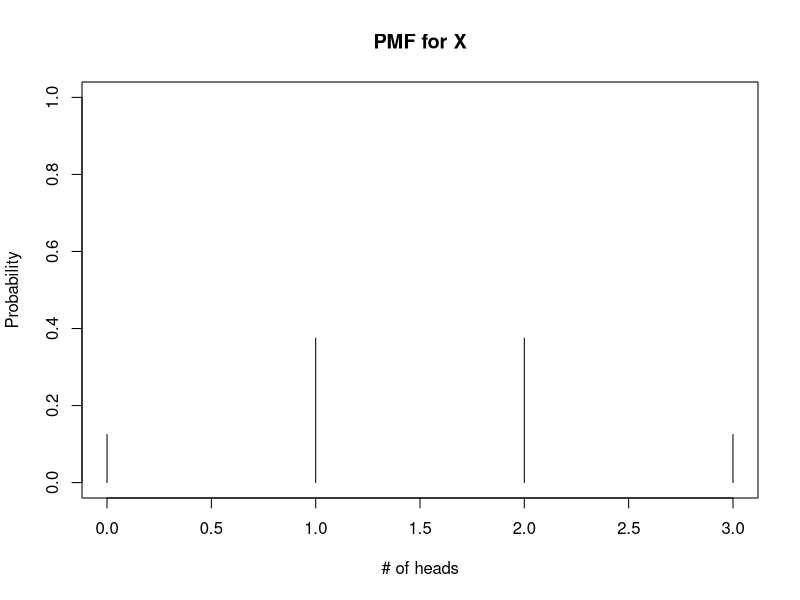
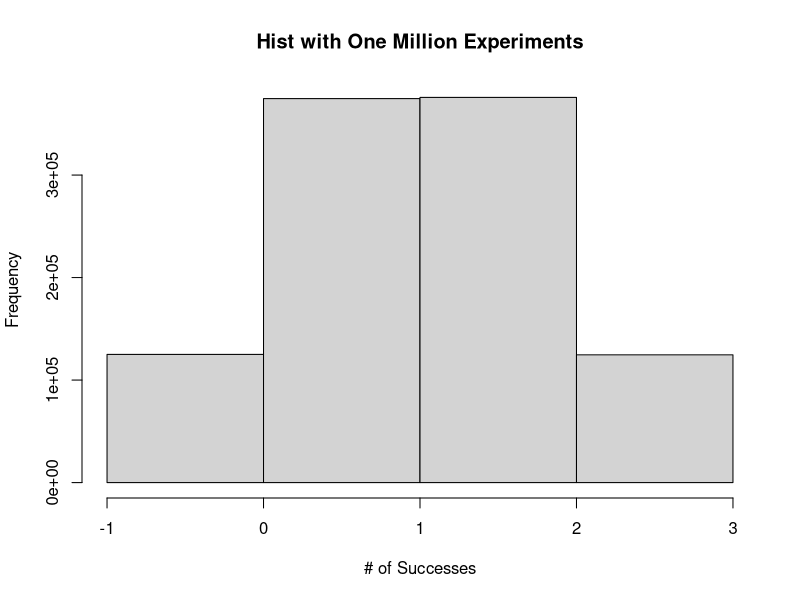
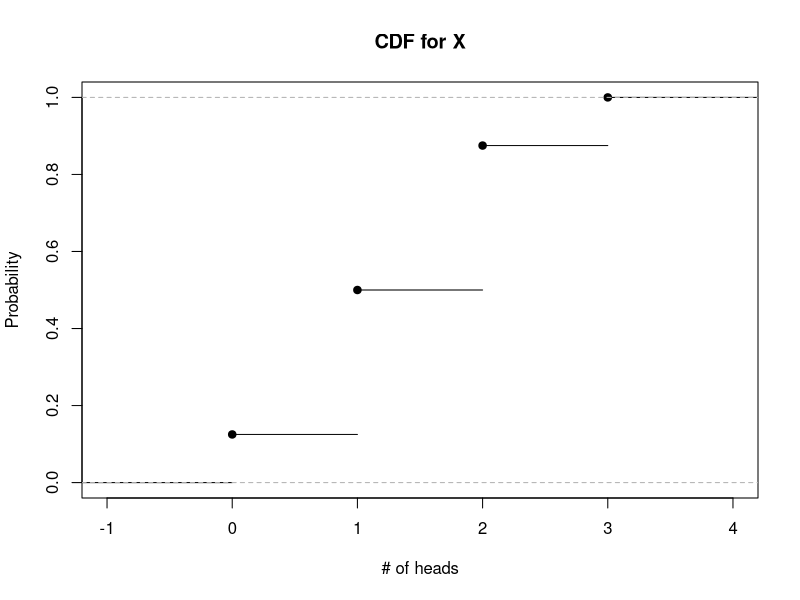
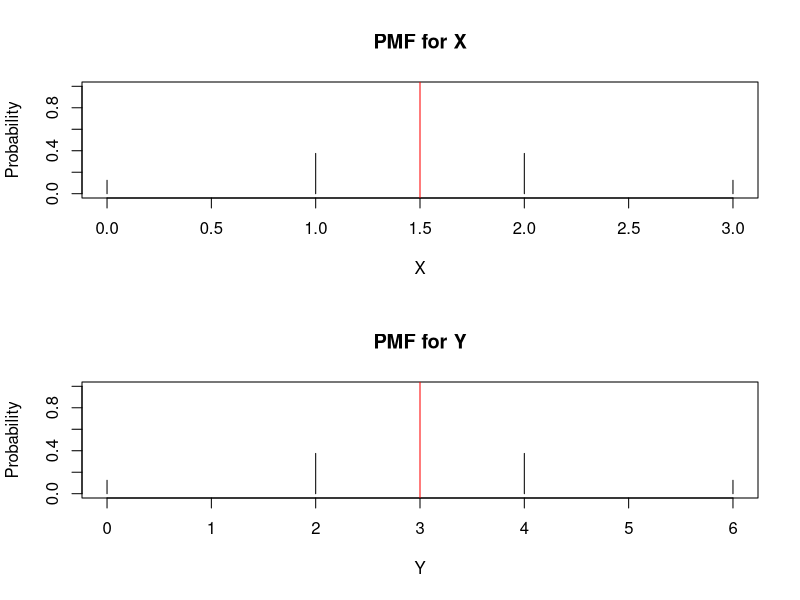
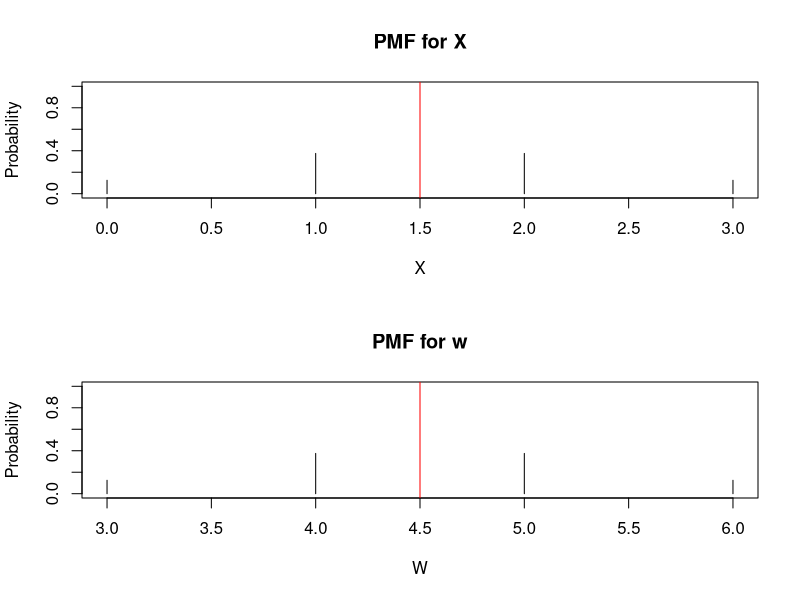
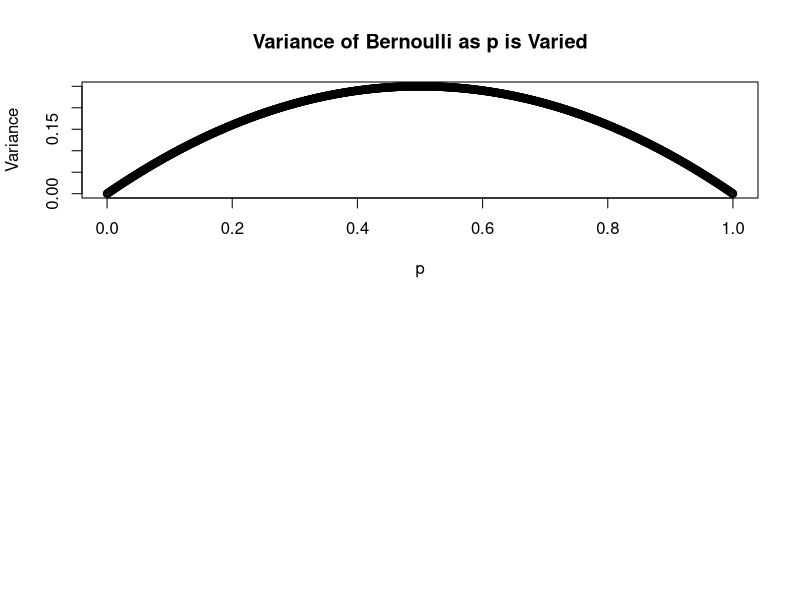
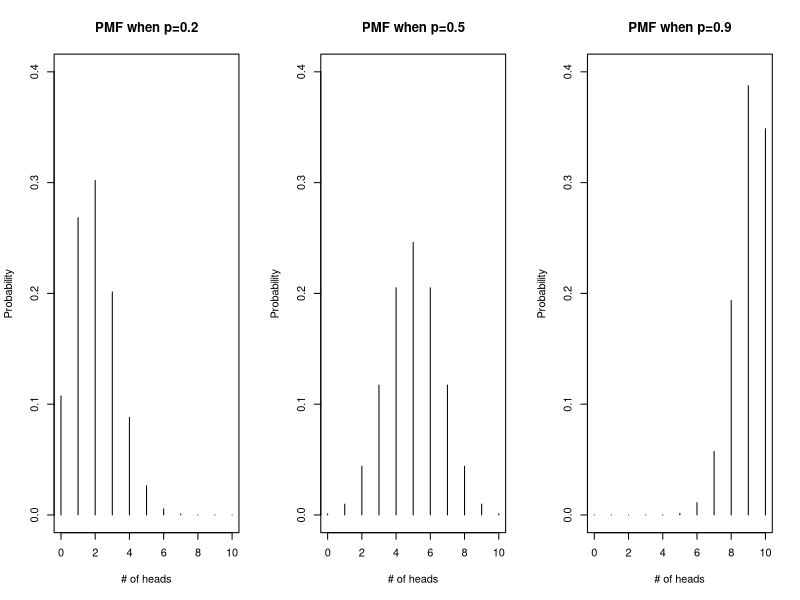
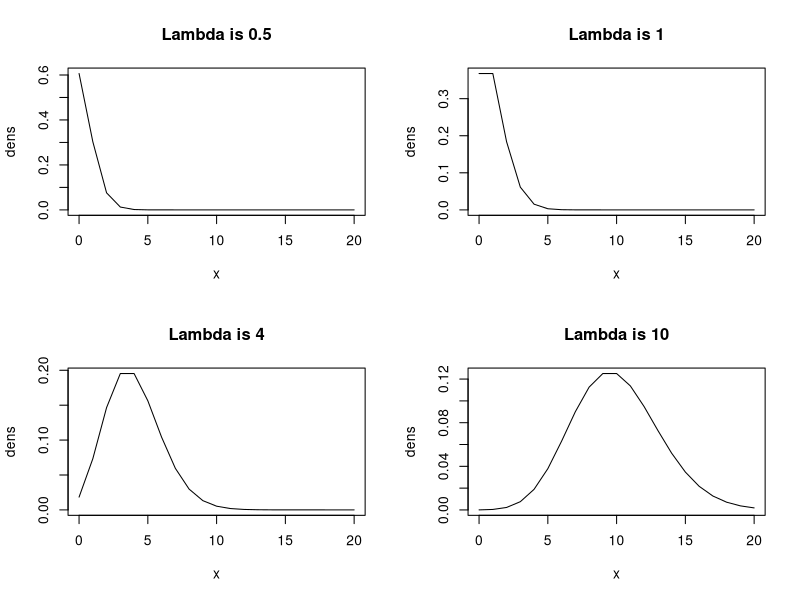

Source code (R) for these figures, in order:
## ---- chunk 1
rm(list = ls())
## ---- chunk 2
# Define your table data
my_data <- data.frame(
  x = c(0, 1, 2, 3),
  PMF = c(1/8, 3/8, 3/8, 1/8)
)

# Create the table using kable
knitr::kable(my_data, caption = "PMF for X")
## ---- chunk 3
##support
x<-0:3
## PMF for each value in the support. 
PMFs<-c(1/8, 3/8, 3/8, 1/8)
## create plot of PMF vs each value in support
plot(x, PMFs, type="h", main = "PMF for X", xlab="# of heads", ylab="Probability", ylim=c(0,1))
## ---- chunk 4
##It turns out that our experiment can be modeled as a binomial distribution. 
##More details about binomial distribution later in this module. 

##set up X as a binomial
n<-3 ##number of flips
p<-0.5 ##prob of head in a flip
x<-0:3 ##support for X

##so you can replicate my simulation
set.seed(1)
reps<-1000000 ##how many times to run the experiment
hist(rbinom(reps,n,p), breaks=-1:3, main="Hist with One Million Experiments", xlab="# of Successes")
## ---- chunk 5
# Define your table data
my_data <- data.frame(
  x = c(0, 1, 2, 3),
  CDF = c(1/8, 4/8, 7/8, 1)
)

# Create the table using kable
knitr::kable(my_data, caption = "CDF for X")
## ---- chunk 6
y<-c(0,1,1,1,2,2,2,3)
## create plot of CDF vs each value in support
plot(ecdf(y), main = "CDF for X", xlab="# of heads", ylab="Probability")
## ---- chunk 7
##support of X
x<-0:3
## PMF for each value in the support. 
PMFs<-c(1/8, 3/8, 3/8, 1/8)
EX<-1.5

##support of Y
y<-2*x
## PMF for each value in the support. 
PMFs<-c(1/8, 3/8, 3/8, 1/8)
EY<-2*EX

par(mfrow=c(2,1))

## create plot of PMF vs each value in support
plot(x, PMFs, type="h", main = "PMF for X", xlab="X", ylab="Probability", ylim=c(0,1))
##overlay a line representing EX in red
abline(v=EX, col="red")

## create plot of PMF vs each value in support
plot(y, PMFs, type="h", main = "PMF for Y", xlab="Y", ylab="Probability", ylim=c(0,1))
##overlay a line representing EY in red
abline(v=EY, col="red")
## ---- chunk 8
##support of X
x<-0:3
## PMF for each value in the support. 
PMFs<-c(1/8, 3/8, 3/8, 1/8)
EX<-1.5

##support of W
w<-x+3
## PMF for each value in the support. 
PMFs<-c(1/8, 3/8, 3/8, 1/8)
EW<-EX+3

par(mfrow=c(2,1))

## create plot of PMF vs each value in support
plot(x, PMFs, type="h", main = "PMF for X", xlab="X", ylab="Probability", ylim=c(0,1))
##overlay a line representing EX in red
abline(v=EX, col="red")

## create plot of PMF vs each value in support
plot(w, PMFs, type="h", main = "PMF for w", xlab="W", ylab="Probability", ylim=c(0,1))
##overlay a line representing EW in red
abline(v=EW, col="red")
## ---- chunk 9
p<-seq(0,1,by = 0.001) ##sequence of values for p
Bern_var<-p*(1-p) ##variance of Bernoulli
##plot variance against p
plot(p, Bern_var, ylab="Variance", main="Variance of Bernoulli as p is Varied")
## ---- chunk 10
factorial(5)
## ---- chunk 11
dbinom(2,3,0.5) ##specify values of k, n, p in this order
## ---- chunk 12
x<-0:10
n<-10
PMFs2<-dbinom(x,n,0.2)
PMFs5<-dbinom(x,n,0.5)
PMFs9<-dbinom(x,n,0.9)

par(mfrow=c(1,3))
plot(x, PMFs2, type="h", main = "PMF when p=0.2", xlab="# of heads", ylab="Probability", ylim=c(0,0.4))
plot(x, PMFs5, type="h", main = "PMF when p=0.5", xlab="# of heads", ylab="Probability", ylim=c(0,0.4))
plot(x, PMFs9, type="h", main = "PMF when p=0.9", xlab="# of heads", ylab="Probability", ylim=c(0,0.4))
## ---- chunk 13
##calculate probability of Poisson with these values on the support
x<-0:20
lambda<-c(0.5, 1, 4, 10) ##try 4 different values of lambda

##create PMFs of these 4 Poissons with different lambdas
par(mfrow=c(2,2))
for (i in 1:4)
  
{
  dens<-dpois(x,lambda[i])
  plot(x, dens, type="l", main=paste("Lambda is", lambda[i]))
}


## ---- chunk 14
##set up binomial
n<-100 
p<-0.02 
y<-0:3 ##we want P(Y=0), P(Y=1), P(Y=2), P(Y=3)
sum(dbinom(y,n,p))

##Use Poisson to approx binomial
lambda<-n*p
sum(dpois(y,lambda))
## ---- chunk 15
dbinom(2, 5, 0.3) ##supply the value of Y you want, then the parameters n and p in this order
## ---- chunk 16
pbinom(2, 5, 0.3) ##supply the value of Y you want, then the parameters n and p in this order
## ---- chunk 17
qbinom(0.5, 5, 0.3) ##supply the value of the percentile you need, then the parameters n and p in this order
## ---- chunk 18
set.seed(2) ##use set.seed() so we get the same random numbers each time the code is run
rbinom(10, 5, 0.3) ##supply the number of simulated data you need, then the parameters n and p
## ---- chunk 19
dpois(1, 2) ##supply value of k, then parameter
